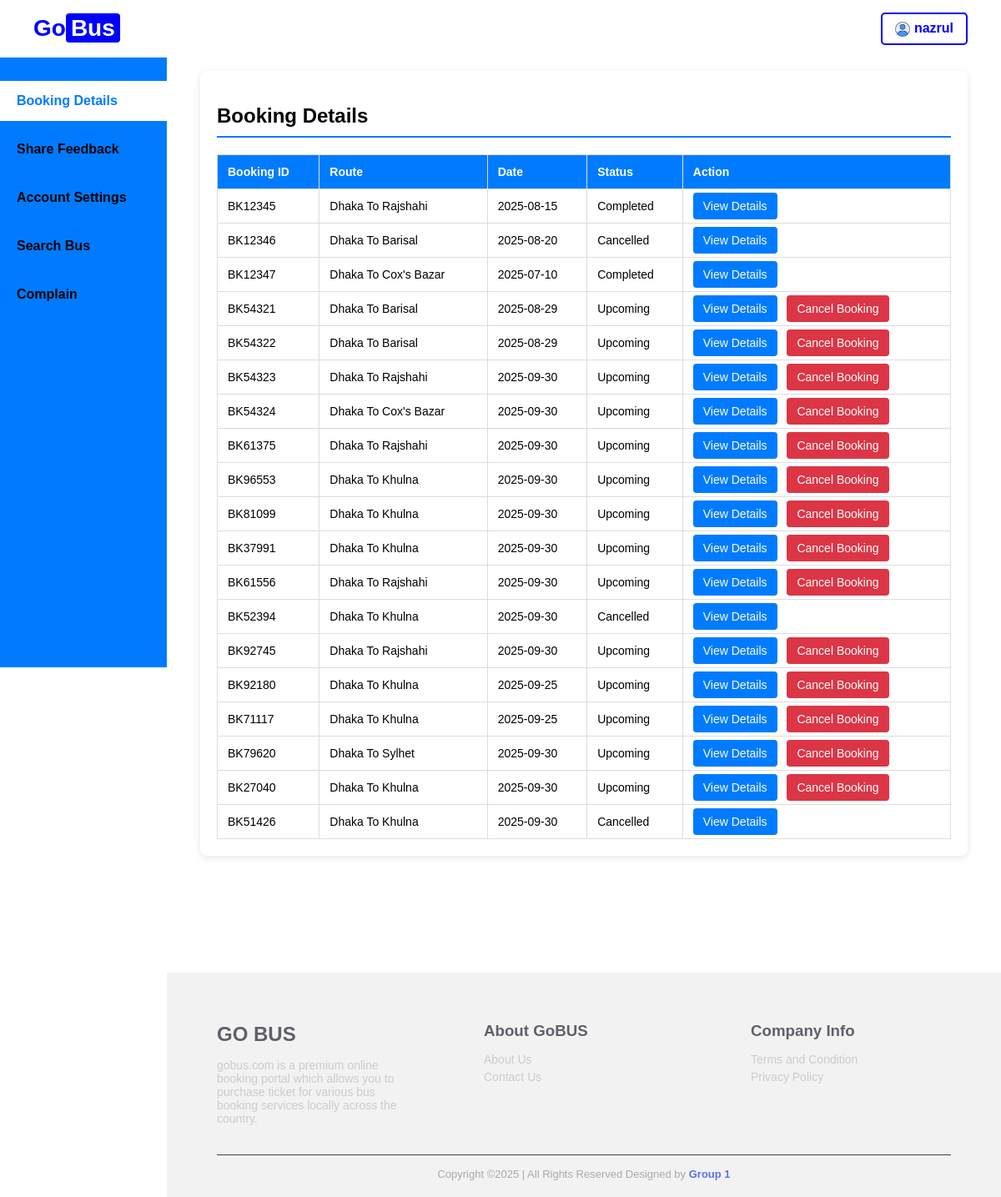
Page /screens/userDashboard.php (signed in) on the earlier database version.
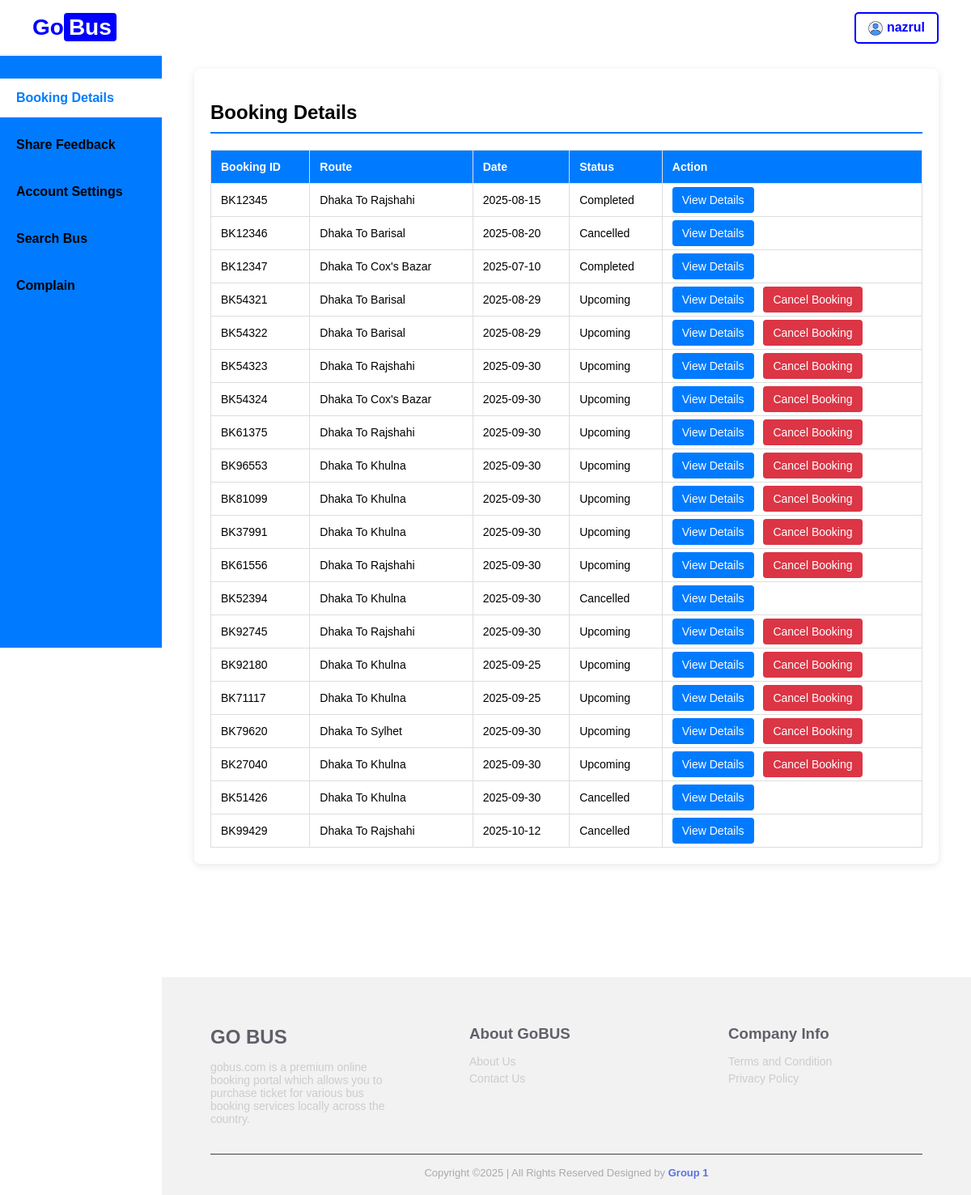
Same page on the later database version.
### tables this page shows
CREATE TABLE `bookings` (
  `id` int(11) NOT NULL,
  `user_id` int(11) NOT NULL,
  `bus_id` int(11) NOT NULL,
  `seat_number` varchar(10) NOT NULL,
  `phone_number` varchar(20) NOT NULL,
  `boarding_point` varchar(100) NOT NULL,
  `dropping_point` varchar(100) NOT NULL,
  `booking_id` varchar(10) NOT NULL,
  `route` varchar(100) NOT NULL,
  `date` date NOT NULL,
  `status` enum('Completed','Upcoming','Cancelled') NOT NULL,
  `returnDate` date DEFAULT NULL,
  `transaction_id` varchar(50) DEFAULT NULL,
  `payment_method` varchar(20) DEFAULT NULL,
  `fare` decimal(10,2) NOT NULL DEFAULT 0.00,
  `operator_name` varchar(255) NOT NULL,
  `promo_code` varchar(50) DEFAULT NULL
);

### screens/userDashboard.php (the view, shortened to what this page needs)
<?php
$username = htmlspecialchars($_SESSION['username']);
$errors = [];
$bookings = [];
$servername = "localhost";
$db_username = "root";
$db_password = "";
$dbname = "gobus";
try {
    $conn = new mysqli($servername, $db_username, $db_password, $dbname);
    if ($conn->connect_error) {
        $errors['general'] = "Database connection failed: " . $conn->connect_error;
    } else {
        $sql = "SELECT booking_id, route, date, status FROM bookings WHERE user_id = ?";
        $stmt = $conn->prepare($sql);
        $stmt->bind_param("i", $_SESSION['user_id']);
        $stmt->execute();
        $result = $stmt->get_result();
        while ($row = $result->fetch_assoc()) {
            $bookings[] = $row;
        }
    }
} catch (mysqli_sql_exception $e) {
    $errors['general'] = "Database error: " . $e->getMessage();
}
?>
<!DOCTYPE html>
<html lang="en">
<head>
    <link rel="stylesheet" type="text/css" href="../css/userDashboard.css">
</head>
<body>
    <header>
        <div class="logo">Go<span id="logo">Bus</span></div>
        <div class="header-right">
            <a href="#" class="logout-btn" onclick="return confirm('Do you want to log out?') ? window.location.href='logout.php' : false;">
                <img src="../picture/user_logo.png" alt="User Icon" style="width: 18px; height: 18px; vertical-align: middle;"> <?php echo $username; ?>
            </a>
        </div>
    </header>
    <nav class="sidebar">
        <ul>
            <li><a href="userDashboard.php" class="sidebar-link active">Booking Details</a></li>
            <li><a href="userFeedback.php" class="sidebar-link">Share Feedback</a></li>
            <li><a href="userAccountSettings.php" class="sidebar-link">Account Settings</a></li>
            <li><a href="../index.php" class="sidebar-link">Search Bus</a></li>
            <li><a href="./userComplaint.php" class="sidebar-link">Complain</a></li>
        </ul>
    </nav>
    <main class="main-content">
        <section id="bookings" class="section">
            <h2>Booking Details</h2>
            <table class="booking-table">
                <thead>
                    <tr>
                        <th>Booking ID</th>
                        <th>Route</th>
                        <th>Date</th>
                        <th>Status</th>
                        <th>Action</th>
                    </tr>
                </thead>
                <tbody>
                    <?php if (empty($bookings)): ?>
                        <tr>
                            <td colspan="5" style="text-align: center;">No bookings found.</td>
                        </tr>
                    <?php else: ?>
                        <?php foreach ($bookings as $booking): ?>
                            <tr>
                                <td><?php echo htmlspecialchars($booking['booking_id']); ?></td>
                                <td><?php echo htmlspecialchars($booking['route']); ?></td>
                                <td><?php echo htmlspecialchars($booking['date']); ?></td>
                                <td><?php echo htmlspecialchars($booking['status']); ?></td>
                                <td>
                                    <a href="./viewBookingDetails.php?booking_id=<?php echo urlencode($booking['booking_id']); ?>" class="view-btn">View Details</a>
                                    <?php if ($booking['status'] === 'Upcoming'): ?>
                                        <a href="cancelTicket.php?booking_id=<?php echo urlencode($booking['booking_id']); ?>" class="cancel-btn">Cancel Booking</a>
                                    <?php endif; ?>
                                </td>
                            </tr>
                        <?php endforeach; ?>
                    <?php endif; ?>
                </tbody>
            </table>
        </section>
    </main>
    <footer>
        <div class="footerContainer">
            <div class="footerSection">
                <h2>GO BUS</h2>
                <p>
                    gobus.com is a premium online booking portal which allows you to purchase ticket
                    for various bus booking services locally across the country.
                </p>
            </div>
            <div class="footerSection">
                <h3>About GoBUS</h3>
                <a href="aboutUs.php">About Us</a>
                <a href="contact.php">Contact Us</a>
            </div>
            <div class="footerSection">
                <h3>Company Info</h3>
                <a href="terms.php">Terms and Condition</a>
                <a href="privacy.php">Privacy Policy</a>
            </div>
        </div>
        <div class="footerBottom">
            Copyright &copy;2025 | All Rights Reserved Designed by <span class="designer">Group 1</span>
        </div>
    </footer>
</body>
</html>

Differences in the rows shown:
added bookings: booking "BK99429", route "Dhaka To Rajshahi", date "2025-10-12", status "Cancelled"
